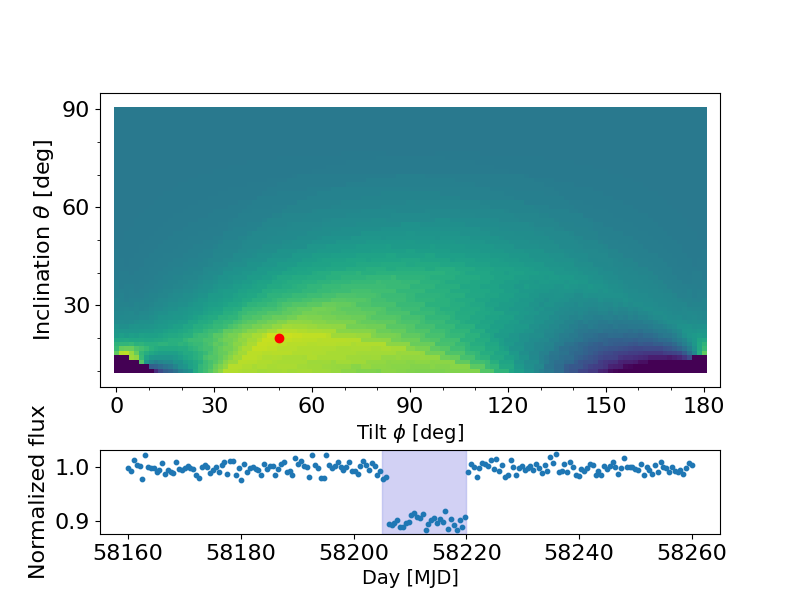
#> input picture Paper_beta_pic_photometry/Figures/CPD_sensitivity/mock_simdisk_b_offset_0.png, 800 x 600 px; its folder holds 3 pictures in this run
$ jupyter execute --allow-errors 07_Sensitivity_CPD_model.ipynb   (shell and % lines are left out)   (older library calls are emulated)
#> lines starting #> are read from the running program, lines starting #| are printed output that depends on the picture
### kepler3.py
"""
This module contains several two-body orbital dynamics algorithms

Intended as a replacement for kepler.py by using the astropy units
package where possible.
"""

import numpy as np
import astropy.units as u
import astropy.constants as c

# [289 lines left out: functions kepler_solve, euler, kep3d, vmaxellip, not called in this run]

@u.quantity_input
def vcirc(m1:u.Msun,m2:u.Mjup,a:u.au)->u.km/u.s:
    """
    Circular orbital velocity of m2 about m1 at distance a

    Args:
        m1, m2: Primary and secondary masses
        a: semimajor axis

    Returns:
        velocity: circular orbital velocity

    >>> import astropy.units as u
    >>> vcirc(1.0 *u.M_sun, 1.0 * u.M_jup, 5.2 * u.au)
    <Quantity 13.06768412 km / s>
    """

    # http://en.wikipedia.org/wiki/Circular_orbit
    mu = c.G * (m1 + m2)
    vcirc = np.power(mu /a, 0.5)
    return vcirc

# [24 lines left out: function Pgivenm1m2vcirc, not called in this run]

@u.quantity_input
def rhill(m1: u.Msun, m2: u.Mjup, a: u.au)->u.au:
    """
    Hill radius of the secondary m2 orbiting around m1

    Args:
        m1, m2: primary and secondary masses
        a: distance between m1 and m2

    Returns:
        rhill: radius of Hill sphere of m2

    >>> import astropy.units as u
    >>> rhill(1.0 * u.M_sun, 1.0 * u.M_jup, 5.2 * u.au)
    <Quantity 0.35489325 AU>
    """

    mu = m2 / (m1 + m2)
    rh = a * np.power(mu/3., 1./3.)
    return rh

# [151 lines left out: functions rvel, visviva, semiampl, atoP, Ptoa, not called in this run]

# [139 lines that do not run on import are left out]
#    input('press return to continue')

### exorings3.py
''' exorings3 - a set of routines to calculate ring geometries
    updated for python 3.x
 ring_to_sky() and sky_to_ring() are the fundamental transformations
 from the sky to the ring plane

 coordinate system is right-handed
 with rings originally in the X-Z plane centered at the origin

 Earth observers are along +ve Z-axis looking back at the origin

 rings are rotated i degrees about X axis
 then rotated phi degrees about z axis so that
 +ve phi is from +ve x axis towards +ve Y axis (i.e. CCW)

       Y
       ^
       |
       |
       +-----> X
      /
     /
    Z

 (Xr,Yr) are coordinates in the ring (X,Z) plane
 (Xs,Ys) are coordinates in the sky  (X,Y) plane
'''


import numpy as np
from astropy.io import fits
import matplotlib as mpl
from matplotlib.path import Path
from matplotlib.patches import PathPatch
import matplotlib.pyplot as plt
from scipy.ndimage import convolve
from astropy import units as u
import logging
logger = logging.getLogger()

def ring_to_sky(Xr, Yr, i_deg, phi_deg):
    'go from ring coordinate frame to the sky coordinate frame'

    i = np.pi * i_deg / 180.
    phi = np.pi * phi_deg / 180.

    Xs = (np.cos(phi) * Xr) + (np.sin(phi) * np.sin(i) * Yr)
    Ys = (np.sin(phi) * Xr) - (np.cos(phi) * np.sin(i) * Yr)
    Rs = np.sqrt((Xs*Xs) + (Ys*Ys))

    return(Xs, Ys, Rs)

def sky_to_ring(Xs, Ys, i_deg, phi_deg):
    """go from sky coordinate frame to ring coordinate frame
    """

    i = np.pi * i_deg / 180.
    phi = np.pi * phi_deg / 180.

    Xr = ((np.cos(phi) * Xs) + (np.sin(phi) * Ys))
    Yr = ((np.sin(phi) * Xs) - (np.cos(phi) * Ys)) / np.sin(i)
    Rr = np.sqrt((Xr*Xr) + (Yr*Yr))

    return(Xr, Yr, Rr)


# [410 lines left out: functions ringedge, disk_mass, disk_lc_model, obliquity, ellipse, ellipse_nest and 7 more, not called in this run]

def y_to_tx(y):
    return (np.arctan(y)/np.pi)+0.5

def tx_to_y(tx):
    return np.tan(np.pi*(tx+0.5))


########################
## DRAWING PRIMITIVES
########################

# [275 lines left out: functions ring_patch, make_star_limbd, write_ring_fits, read_ring_fits, print_ring_tx, print_disk and 10 more, not called in this run]


############################
## TESTING
############################

# [182 lines that do not run on import are left out]

### 07_Sensitivity_CPD_model.ipynb
[cell 1]
import numpy as np
import matplotlib.pyplot as plt
import betapic_c as bp
from kepler3 import *
from exorings3 import *
from matplotlib.ticker import (MultipleLocator, FormatStrFormatter, AutoMinorLocator)
figsize_a4 = (8.3, 11.7) #a4
figsize_square_a4 = (8.3, 8.3)
figsize_half_a4 = (8.3 , 8.3/1.618)
figsize_2_1_a4 = (8.3, 8.3/2)

[cell 2]
#vary this parameter for the mock data to get the CPD of different offsets from the set midpoint of the transit
offset_days = 40 #0,3,5,10,20,40

[cell 3]
import os, sys
import datetime
runtime = os.path.abspath((sys.argv[0])) + " run at " + datetime.datetime.now().strftime("%c")
tyb = dict(color='black', fontsize=8)

# for a given tip and tilt, you can calculate the times where you cross that chord across the disk
# if you do hit that radius, you then split the photometry into 'yes we hit it' and 'no we don't'.

# then fit for the flux change between in eclipse and out of eclipse, come up with upper limit on tau.
# the graph is then a grid of points of tip and tilt, with upper limits on the mass of the disk in that configuration for a given radius of the disk.

t_mid = 58210. * u.day # time when star has closest approach to planet

r_hill = rhill(bp.M_star, bp.M_b, bp.a_b).to(u.au) # radius of hill sphere

print('Hill sphere radius {}'.format(r_hill))

f_hill = 0.80 # radius of disk in fraction of hill sphere

r_disk = r_hill * f_hill # radius of disk
print('Disk radius {}'.format(r_disk))

angle_i   = 20   # inclination of the disk in degrees
angle_phi = 50   # tilt of the disk in degrees
b = 0.2 #np.cos(i_b) *a_b
impact_b = b * r_hill # impact parameter of the star

print('Impact parameter distance {}'.format(impact_b))

def ringedge(radius, i_deg, phi_deg, npoints=201):
    'returns evenly spaced points around a ring in the sky coordinates'
    th = np.linspace(0, 2*np.pi, npoints, endpoint=False)
    Xr = radius*np.cos(th)
    Yr = radius*np.sin(th)
    (xs,ys,rs) = ring_to_sky(Xr, Yr, i_deg, phi_deg)
    return (xs,ys)

vplanet = vcirc(bp.M_star, bp.M_b, bp.a_b)
print('circular velocity at planet is {}'.format(vplanet))

# make a time series dataset
t = np.linspace(t_mid-50*u.day, t_mid+50*u.day, 200)

# okay, we need a simple function to convert time to x position w.r.t. the planet
# this should be the full kepler orbit, but we'll go with:

def xp(t, t_mid, vtrans):
    """t_mid = u.day, vtrans = u.km/u.s"""
    return ((t-t_mid)*vtrans).to(u.au)

x_coord = xp(t,t_mid,vplanet)

f_sig = 0.01
f = np.random.normal(1.0, f_sig, t.size)
ferr = np.full(f.size, f_sig)

# now select the times where the star is within the disk radius
(xring, yring, radring) = sky_to_ring(x_coord, impact_b, angle_i, angle_phi)

indisk = (radring < r_disk)

# #Offset photometric data
t_min = t_mid - (offset_days+5)*u.day
t_offset = len(t[(t>t_min) & (t<58205*u.day)])
indisk_shift = np.full((t_offset ), False, dtype=bool)
indisk = np.concatenate((indisk[t_offset:], indisk_shift))
print("number of datapoints offset", t_offset )
# put in an absorption trough
taudisk = 0.1
f[indisk] = f[indisk] - taudisk

fig1, (ax1, ax2) = plt.subplots(2,1,figsize=(10,6)  , sharex=True ,
constrained_layout=False,gridspec_kw={'hspace': 0.01, 'height_ratios': [2,1]})

#ax1.set_aspect('equal')
# move label from bottom of ax1 to top
# tie x axes together
# add second scale of time on ax2

# zoom in centered on beta pic b
zoom = 1.4* r_hill

# Hill sphere
(xh,yh) = ringedge(r_hill, 90., 0.)
ax1.fill(xh, yh, color='black',alpha=0.1)

# CPD
(xr,yr) = ringedge(r_disk, angle_i, angle_phi)
ax1.fill(xr, yr, color='red',alpha=0.5)

# planet
ax1.axhline(0.0,  color='black')
ax1.axvline(0.0,  color='black')

# path of star
ax1.axhline(impact_b.value, color='green')

ax2.set_xlabel('distance [au]')
ax1.set_ylabel('distance [au]')

# plot the photometry
ax2.set_ylabel('normalised flux')

ax2.scatter(x_coord, f, color='k')
ax1.text(0.98, 0.95, runtime, ha='right', va='bottom', transform=ax1.transAxes, **tyb)

([x0a0,y0a0],[x1a0,y1a0]) = ax1.get_position().get_points()
([x0a1,y0a1],[x1a1,y1a1]) = ax2.get_position().get_points()
from matplotlib.transforms import Bbox

ax2.set_position(Bbox.from_extents([x0a0,y0a1],[x1a0,y1a1]))

plt.show()
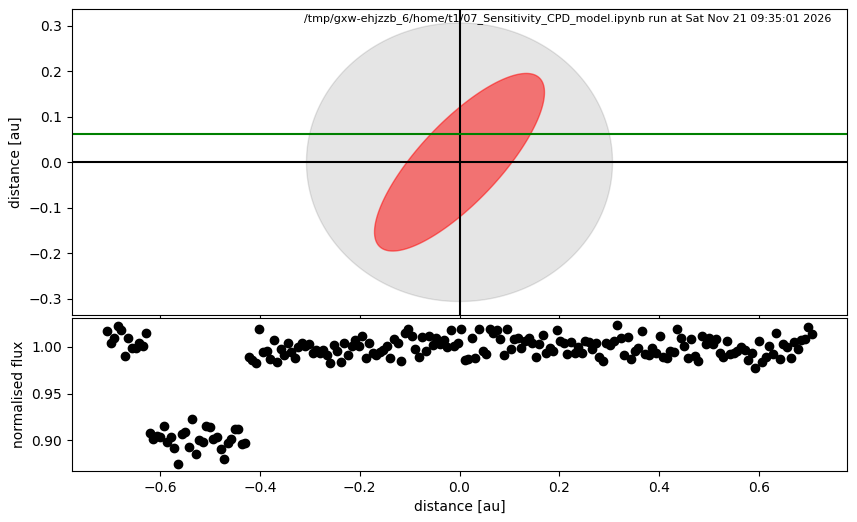
#> figure drawn by matplotlib, 2 panels
###plt.savefig('Figures/simdisk_a.pdf')

[cell 4]
# """plot photometric data"""

def disk_mass(r_disk, tau, mean_a=0.5*u.micron, mean_rho=2.5*u.g/(u.cm*u.cm*u.cm)):
    'simple mass for a face-on circular optically thin disk'

    # cadged from Mellon's derivation in thesis - p.44, eq. 4.9
    Mdisk = (4*np.pi*mean_a*mean_rho*tau*r_disk*r_disk)/3.
    return Mdisk.to(u.g)

print('estimated thin disk mass: {}'.format(disk_mass(1*u.au, 1e-3)))

# mass estimate from ALMA Perez et al. 2019a.
print('Mass estimate from lacour2021: {}'.format((bp.M_b * 5e-8).to(u.g)))

def disk_lc_model(x, xlower, xupper, deltadisk=0.0, foutside=1.0):
    'simple photometric model for a disk'
    indisk = (x>xlower) * (x<xupper)
    f = np.full(x.size, foutside)
    if np.sum(indisk):
        f[indisk] = f[indisk] - deltadisk
    return f

from lmfit import Model

#> (the rest of this cell did not finish here and is left out)

[cell 5]
### simdisk_c
import matplotlib
matplotlib.rcParams.update({'font.size': 16})
fig2, f2_axes = plt.subplots(2,1, figsize=(8,6), gridspec_kw={'height_ratios':[4,1]})
(ax1,ax2) = f2_axes.flatten()

# sets the extent=() limits in imshow() so that the centre of each pixel corresponds to i and phi value
#> (the rest of this cell did not finish here and is left out)

[cell 6]
"""3 by 2 plot"""

# [22 lines of commented-out code are left out]

[cell 7]
"""2 by 3 plot"""
from PIL import Image
import glob
 #figsize = (16.8)
fig, axes = plt.subplots(2,3, figsize=(16,8), sharex=False, sharey=False, gridspec_kw={ 'wspace':-0.2, 'hspace':-0.0})

for i, images in enumerate(np.sort(glob.glob('Figures/CPD_sensitivity/*.png'))):
    x,y = i//3,i%3
    img = Image.open(images)
#> img is the input picture: PIL image 800x600 RGBA; mean R, G, B, A 178.9, 209.9, 208.1, 255
    axes[x,y].imshow(img)
    axes[x,y].axis("off")

    numeric_filter = filter(str.isdigit, str(images))
    numeric_string = "".join(numeric_filter)
    numeric_string = [0,3,5,10,20,40,60]
    axes[x,y].text(520,520, r" $\Delta$t"+f"= {numeric_string[i]}d", fontsize=12, c ='black',  fontweight='bold')
plt.savefig(f'Figures/CPD_sensitivity/sensitivity_CPD_mock_data_vertical.pdf', bbox_inches='tight')
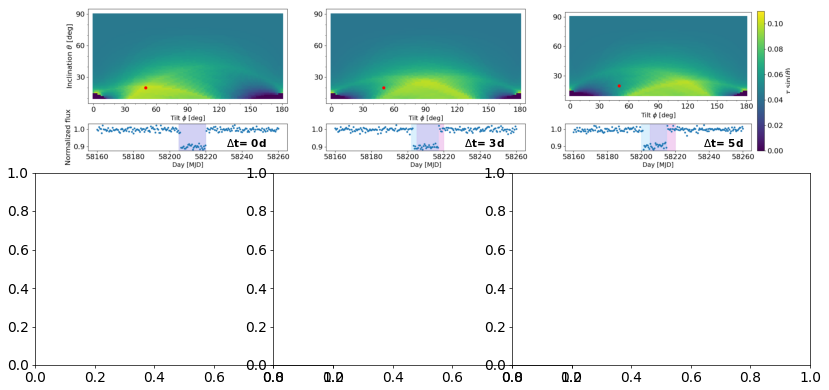
#> figure drawn by matplotlib, 3 panels
plt.show()
